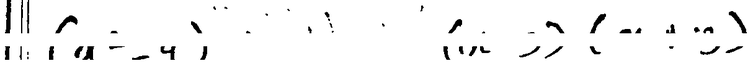
#> input picture services/ocr-service/data/regions/1784015606518_step_1.png, 753 x 66 px, shrunk from 1214 x 107 before the run
$ python -i segment.py   (imports and definitions only)
#> lines starting #> are read from the running program, lines starting #| are printed output that depends on the picture; after the words box and inside, x2 and y2 are one past the last pixel; in counts of white or black regions, pixels touching at a corner belong together
#> further down, picture is the input picture: shape (66, 753); min 0, max 255, mean 244.3
from pathlib import Path
import argparse

import cv2
import numpy as np


def ensure_dir(path: str) -> None:
    """Create a folder if it does not already exist."""
    Path(path).mkdir(parents=True, exist_ok=True)


def _foreground_mask(gray_image: np.ndarray) -> np.ndarray:
    """
    Convert a grayscale image into a foreground mask.

    In the returned mask, handwriting/text pixels are white and the background
    is black. This makes line detection easier.
    """
    blurred = cv2.GaussianBlur(gray_image, (3, 3), 0)
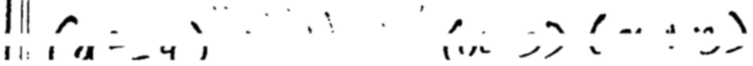
#> blurred: shape (66, 753); min 0, max 255, mean 244.3
    _, mask = cv2.threshold(
        blurred,
        0,
        255,
        cv2.THRESH_BINARY_INV + cv2.THRESH_OTSU,
    )
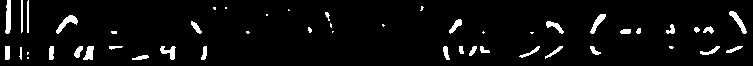
#> mask: shape (66, 753); 4.8% white; 49 white regions (16 under 20 px), largest, box (x1, y1, x2, y2) and area: (5, 0, 11, 34) 160, (56, 15, 78, 34) 151, (729, 11, 747, 34) 136
    return _clean_foreground_mask(mask)


def _clean_foreground_mask(mask: np.ndarray) -> np.ndarray:
    """
    Remove notebook ruling, borders, and tiny specks from the foreground mask.

    Phone photos of ruled pages often contain many horizontal notebook lines.
    If we keep those lines, multiple answer rows get connected together and OCR
    receives one huge crop. This cleanup keeps handwriting-like components and
    removes long thin horizontal components.
    """
    image_height, image_width = mask.shape[:2]
#> image_height = 66; image_width = 753

    horizontal_kernel = cv2.getStructuringElement(
        cv2.MORPH_RECT,
        (max(40, image_width // 3), 1),
    )
    horizontal_lines = cv2.morphologyEx(mask, cv2.MORPH_OPEN, horizontal_kernel)
#> horizontal_lines: shape (66, 753); every value is 0
    cleaned = cv2.subtract(mask, horizontal_lines)

    cleaned = _remove_ruled_page_lines(cleaned)
    cleaned = _remove_ruled_page_rows(cleaned)

    component_count, labels, stats, _ = cv2.connectedComponentsWithStats(cleaned, connectivity=8)
    filtered = np.zeros_like(cleaned)

    min_area = max(8, int(image_width * image_height * 0.000005))
    max_thin_line_height = max(8, image_height // 150)

    for label in range(1, component_count):
        x = stats[label, cv2.CC_STAT_LEFT]
        y = stats[label, cv2.CC_STAT_TOP]
        w = stats[label, cv2.CC_STAT_WIDTH]
        h = stats[label, cv2.CC_STAT_HEIGHT]
        area = stats[label, cv2.CC_STAT_AREA]

        if area < min_area:
            continue

        is_long_thin_line = w > image_width * 0.45 and h <= max_thin_line_height
        is_page_edge = w > image_width * 0.70 and h <= image_height * 0.03
        is_tall_border = h > image_height * 0.20 and w <= image_width * 0.02

        if is_long_thin_line or is_page_edge or is_tall_border:
            continue

        filtered[labels == label] = 255

    return filtered


def _remove_ruled_page_lines(mask: np.ndarray) -> np.ndarray:
    """
    Remove long near-horizontal ruled lines, including slightly tilted ones.

    Morphological horizontal kernels miss notebook lines when the phone photo is
    angled. Hough line detection catches those slanted line segments.
    """
    image_height, image_width = mask.shape[:2]
#> image_height = 66; image_width = 753
    cleaned = mask.copy()
    lines = cv2.HoughLinesP(
        cleaned,
        rho=1,
        theta=np.pi / 180,
        threshold=max(35, image_width // 18),
        minLineLength=max(80, image_width // 3),
        maxLineGap=max(15, image_width // 25),
    )
#> lines = None

    if lines is None:
        return cleaned

    for line in lines:
        x1, y1, x2, y2 = np.array(line).reshape(-1)[:4]
        dx = x2 - x1
        dy = y2 - y1

        if dx == 0:
            angle = 90.0
        else:
            angle = abs(np.degrees(np.arctan2(dy, dx)))

        length = np.hypot(dx, dy)
        is_ruled_line = angle <= 12 and length > image_width * 0.25
        is_vertical_margin = angle >= 78 and length > image_height * 0.20

        if is_ruled_line or is_vertical_margin:
            cv2.line(cleaned, (x1, y1), (x2, y2), 0, thickness=5)

    return cleaned


def _remove_ruled_page_rows(mask: np.ndarray) -> np.ndarray:
    """
    Remove broken/dashed notebook ruling rows.

    Ruled lines in phone photos often become dashed after thresholding. They do
    not form one connected horizontal line, but they still create many ink
    pixels on the same row. We detect those high-ink rows and erase a thin band
    around them.
    """
    image_height, image_width = mask.shape[:2]
#> image_height = 66; image_width = 753
    cleaned = mask.copy()
    rule_rows = []

    for row_index in range(image_height):
        columns = np.where(cleaned[row_index, :] > 0)[0]

        if len(columns) == 0:
            continue

        row_span = int(columns[-1] - columns[0] + 1)
        ink_count = len(columns)
        is_wide_dashed_rule = row_span > image_width * 0.72 and ink_count > image_width * 0.045

        if is_wide_dashed_rule:
            rule_rows.append(row_index)
#> this loop made 66 passes
#> (row_span, ink_count, is_wide_dashed_rule) on passes 8, 9, 13, 14, 15, 16, 17, 18, 19, 20, 21, 22: (418, 17, False), (416, 15, False), (730, 19, False), (731, 21, False), (731, 29, False), (732, 34, True), (733, 34, True), (733, 35, True), (734, 36, True), (735, 42, True), (736, 47, True), (736, 50, True)
#> (columns, row_span, ink_count, is_wide_dashed_rule) on passes 1 to 6: ([7, 8, 9, 10, 21, 22, 28], 22, 7, False), ([7, 8, 9, 10, 21, 22, 27, 28], 22, 8, False), ([7, 8, 9, 10, 21, 22, 27, 28], 22, 8, False), ([7, 8, 9, 10, 21, 22, 27, 28], 22, 8, False), ([7, 8, 9, 10, 21, 22, 27, 28], 22, 8, False), ([6, 7, 8, 9, 10, 21, 22, 27, 28], 23, 9, False)
#> after the loop, rule_rows = 31 values from 15 to 57

    for row in rule_rows:
        y1 = max(0, row - 2)
        y2 = min(image_height, row + 3)
        cleaned[y1:y2, :] = 0
#> this loop made 31 passes
#> (row, y1, y2) on passes 1 to 12: (15, 13, 18), (16, 14, 19), (17, 15, 20), (18, 16, 21), (19, 17, 22), (20, 18, 23), (21, 19, 24), (22, 20, 25), (23, 21, 26), (24, 22, 27), (25, 23, 28), (26, 24, 29)
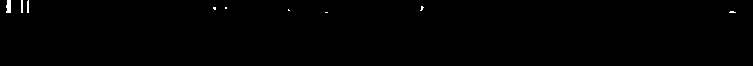
#> cleaned: shape (66, 753); 0.3% white; 9 white regions (6 under 20 px), largest, box (x1, y1, x2, y2) and area: (6, 0, 11, 13) 57, (21, 0, 23, 13) 26, (27, 0, 29, 13) 25

    return cleaned


# [361 lines left out: functions _pad_box, _merge_close_boxes, _detect_steps_by_contours, _detect_steps_by_projection, _split_tall_boxes_by_projection, _force_split_tall_box and 3 more, not called in this run]


# [24 lines not run here, left out]

>>> import cv2
>>> picture = cv2.imread('../data/regions/1784015606518_step_1.png', cv2.IMREAD_GRAYSCALE)
>>> result = _foreground_mask(picture)
#> in _clean_foreground_mask, `component_count, labels, stats, _ = cv2.connectedComponentsWithStats(c..`: labels: shape (66, 753) int32; 10 distinct labels, from 0 to 9
#> in _clean_foreground_mask, `component_count, labels, stats, _ = cv2.connectedComponentsWithStats(c..`: component_count = 10; stats = [[0, 0, 753, 66, 49550], [6, 0, 5, 13, 57], [21, 0, 2, 13, 26], [27, 0, 2, 13, 25], [213, 7, 3, 3, 8], [225, 7, 2, 2, 4], [420, 6, 4, 5, 11], [288, 9, 2, 2, 3], [729, 11, 7, 2, 11], [325, 12, 3, 1, 3]]
#> the loop in _clean_foreground_mask, `for label in range(1, component_count):` made 9 passes

$ run again, on services/ocr-service/data/regions/Data_clean_debug3_step_10.png
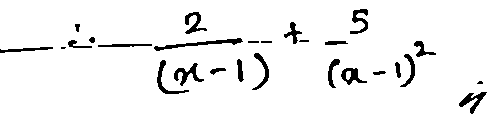
#> input picture services/ocr-service/data/regions/Data_clean_debug3_step_10.png, 497 x 117 px
#> picture: shape (117, 497); 94.6% white; 27 black regions (3 under 20 px), largest, box (x1, y1, x2, y2) and area: (154, 38, 243, 51) 311, (174, 63, 204, 86) 240, (459, 92, 487, 114) 222
#> mask: shape (117, 497); 5.5% white; 27 white regions (3 under 20 px), largest, box (x1, y1, x2, y2) and area: (154, 38, 243, 51) 311, (174, 63, 204, 86) 240, (459, 92, 487, 114) 224
#> horizontal_lines: shape (117, 497); every value is 0
#> lines = None
#> the loop in _remove_ruled_page_rows, `for row_index in range(image_height):` made 117 passes
#> (row_span, ink_count, is_wide_dashed_rule) on passes 11 to 18: (14, 14, False), (15, 15, False), (175, 21, False), (179, 19, False), (180, 19, False), (181, 16, False), (171, 13, False), (172, 13, False)
#> after the loop in _remove_ruled_page_rows, `for row_index in range(image_height):`: rule_rows = [47, 48, 49, 50, 51]
#> the loop in _remove_ruled_page_rows, `for row in rule_rows:` made 5 passes
#> after the loop in _remove_ruled_page_rows, `for row in rule_rows:`:
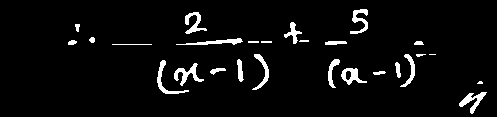
#> cleaned: shape (117, 497); 4.6% white; 27 white regions (3 under 20 px), largest, box (x1, y1, x2, y2) and area: (174, 63, 204, 86) 240, (459, 92, 487, 114) 224, (157, 60, 189, 94) 210
#> in _clean_foreground_mask, `component_count, labels, stats, _ = cv2.connectedComponentsWithStats(c..`:
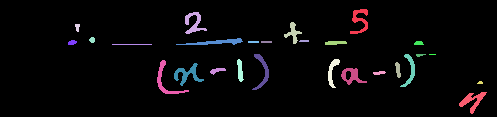
#> labels: shape (117, 497) int32; 28 distinct labels, from 0 to 27; one colour per label, 0 black
#> component_count = 28; stats = 28 rows, first 6: [0, 0, 497, 117, 55451], [350, 9, 18, 25, 201], [185, 12, 22, 22, 201], [284, 22, 18, 22, 141], [75, 24, 5, 8, 29], [89, 37, 6, 6, 28]
#> the loop in _clean_foreground_mask, `for label in range(1, component_count):` made 27 passes
#> (x, y, w, h, area) on passes 1 to 8: (350, 9, 18, 25, 201), (185, 12, 22, 22, 201), (284, 22, 18, 22, 141), (75, 24, 5, 8, 29), (89, 37, 6, 6, 28), (176, 38, 67, 7, 201), (68, 40, 9, 5, 35), (248, 41, 11, 2, 22)

$ run again, on services/ocr-service/data/regions/Data_clean_debug_step_3.png
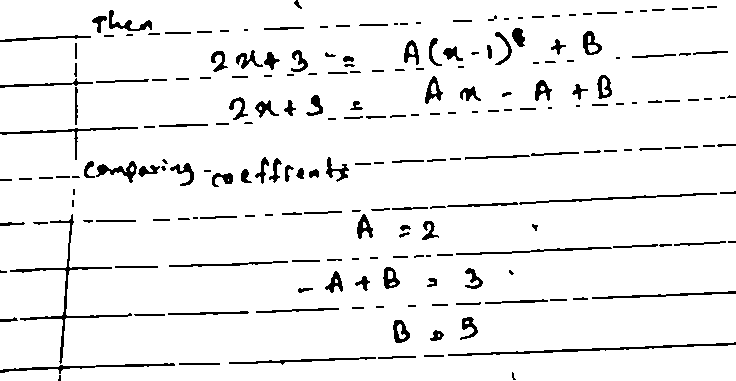
#> input picture services/ocr-service/data/regions/Data_clean_debug_step_3.png, 736 x 381 px
#> picture: shape (381, 736); 93.9% white; 221 black regions (57 under 20 px), largest, box (x1, y1, x2, y2) and area: (10, 214, 132, 364) 912, (448, 342, 736, 356) 672, (0, 363, 175, 374) 445
#> mask: shape (381, 736); 6.2% white; 221 white regions (57 under 20 px), largest, box (x1, y1, x2, y2) and area: (10, 214, 132, 364) 913, (448, 342, 736, 356) 672, (0, 363, 175, 374) 445
#> horizontal_lines: shape (381, 736); every value is 0
#> lines = 26 rows, first 6: [0, 370, 727, 345], [327, 165, 733, 144], [269, 360, 735, 344], [0, 319, 687, 295], [212, 218, 735, 191], [0, 271, 511, 253]
#> the loop in _remove_ruled_page_lines, `for line in lines:` made 26 passes
#> (x1, y1, x2, y2, dx, dy, angle, length) on passes 1 to 8: (0, 370, 727, 345, 727, -25, 1.97, 727.4), (327, 165, 733, 144, 406, -21, 2.96, 406.5), (269, 360, 735, 344, 466, -16, 1.97, 466.3), (0, 319, 687, 295, 687, -24, 2, 687.4), (212, 218, 735, 191, 523, -27, 2.96, 523.7), (0, 271, 511, 253, 511, -18, 2.02, 511.3), (327, 166, 735, 144, 408, -22, 3.09, 408.6), (456, 303, 735, 293, 279, -10, 2.05, 279.2)
#> after the loop in _remove_ruled_page_lines, `for line in lines:`:
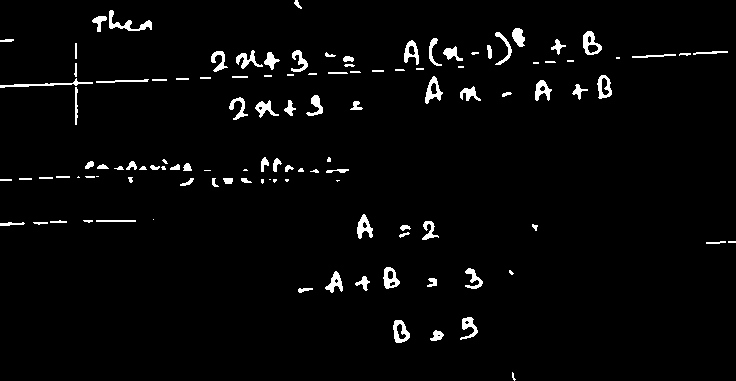
#> cleaned: shape (381, 736); 2.9% white; 116 white regions (28 under 20 px), largest, box (x1, y1, x2, y2) and area: (109, 10, 152, 31) 275, (583, 31, 602, 55) 232, (0, 78, 93, 88) 227
#> the loop in _remove_ruled_page_rows, `for row_index in range(image_height):` made 381 passes
#> (row_span, ink_count, is_wide_dashed_rule) on passes 18 to 20: (16, 14, False), (18, 16, False), (19, 17, False)
#> after the loop in _remove_ruled_page_rows, `for row_index in range(image_height):`: rule_rows = 34 values from 39 to 225
#> the loop in _remove_ruled_page_rows, `for row in rule_rows:` made 34 passes
#> (row, y1, y2) on passes 1 to 8: (39, 37, 42), (40, 38, 43), (41, 39, 44), (51, 49, 54), (52, 50, 55), (53, 51, 56), (54, 52, 57), (55, 53, 58)
#> in _clean_foreground_mask, `component_count, labels, stats, _ = cv2.connectedComponentsWithStats(c..`:
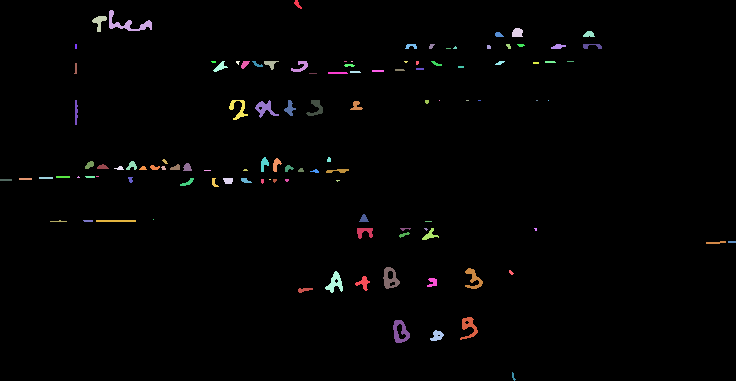
#> labels: shape (381, 736) int32; 115 distinct labels, from 0 to 114; one colour per label, 0 black
#> component_count = 115; stats = 115 rows, first 6: [0, 0, 736, 381, 275481], [294, 0, 8, 9, 34], [109, 10, 43, 21, 275], [92, 16, 15, 16, 111], [512, 28, 11, 9, 85], [583, 31, 12, 6, 53]
#> the loop in _clean_foreground_mask, `for label in range(1, component_count):` made 114 passes
#> (x, y, w, h, area) on passes 1, 2, 3, 4, 5, 6, 8, 9: (294, 0, 8, 9, 34), (109, 10, 43, 21, 275), (92, 16, 15, 16, 111), (512, 28, 11, 9, 85), (583, 31, 12, 6, 53), (495, 32, 9, 5, 33), (405, 44, 12, 5, 40), (429, 44, 6, 5, 20)

$ run again, on services/ocr-service/data/regions/Data_clean_debug_step_4.png
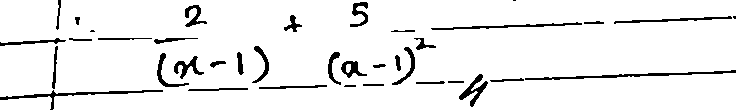
#> input picture services/ocr-service/data/regions/Data_clean_debug_step_4.png, 736 x 110 px
#> picture: shape (110, 736); 93.6% white; 38 black regions (3 under 20 px), largest, box (x1, y1, x2, y2) and area: (525, 70, 736, 80) 510, (0, 90, 163, 110) 470, (431, 22, 582, 30) 335
#> mask: shape (110, 736); 6.4% white; 38 white regions (3 under 20 px), largest, box (x1, y1, x2, y2) and area: (525, 70, 736, 80) 510, (0, 90, 163, 110) 471, (431, 22, 582, 30) 335
#> horizontal_lines: shape (110, 736); every value is 0
#> lines = [[6, 96, 735, 71], [431, 28, 735, 17], [277, 88, 735, 72], [394, 30, 735, 18]]
#> the loop in _remove_ruled_page_lines, `for line in lines:` made 4 passes
#> (line, x1, y1, y2, dx, dy, angle, length) on passes 1 to 4: ([[6, 96, 735, 71]], 6, 96, 71, 729, -25, 1.96, 729.4), ([[431, 28, 735, 17]], 431, 28, 17, 304, -11, 2.07, 304.2), ([[277, 88, 735, 72]], 277, 88, 72, 458, -16, 2, 458.3), ([[394, 30, 735, 18]], 394, 30, 18, 341, -12, 2.02, 341.2)
#> after the loop in _remove_ruled_page_lines, `for line in lines:`:
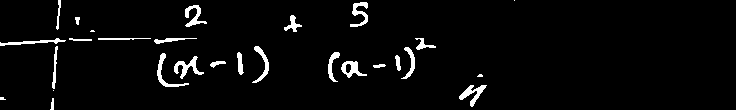
#> cleaned: shape (110, 736); 3.6% white; 28 white regions (5 under 20 px), largest, box (x1, y1, x2, y2) and area: (174, 56, 204, 79) 240, (459, 85, 487, 107) 228, (157, 53, 189, 87) 210
#> the loop in _remove_ruled_page_rows, `for row_index in range(image_height):` made 110 passes
#> (row_span, ink_count) on passes 4 to 11: (310, 17), (310, 18), (309, 23), (309, 21), (309, 21), (309, 18), (298, 15), (299, 15)
#> after the loop in _remove_ruled_page_rows, `for row_index in range(image_height):`: rule_rows = []
#> labels: shape (110, 736) int32; 29 distinct labels, from 0 to 28
#> component_count = 29; stats = 29 rows, first 6: [0, 0, 736, 110, 78015], [56, 0, 5, 30, 67], [514, 0, 1, 1, 1], [350, 2, 18, 25, 201], [185, 5, 22, 22, 201], [284, 15, 18, 17, 121]
#> the loop in _clean_foreground_mask, `for label in range(1, component_count):` made 28 passes
#> (x, y, w, h, area, is_tall_border) on passes 1, 3, 4, 5, 6, 8, 9, 10: (56, 0, 5, 30, 67, True), (350, 2, 18, 25, 201, False), (185, 5, 22, 22, 201, False), (284, 15, 18, 17, 121, False), (75, 17, 5, 8, 29, False), (0, 38, 66, 8, 184, False), (69, 38, 23, 3, 46, False), (98, 38, 53, 2, 87, False)
#> after the loop in _clean_foreground_mask, `for label in range(1, component_count):`:
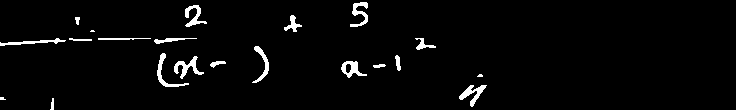
#> filtered: shape (110, 736); 2.9% white; 21 white regions (3 under 20 px), largest, box (x1, y1, x2, y2) and area: (174, 56, 204, 79) 240, (459, 85, 487, 107) 228, (157, 53, 189, 87) 210
